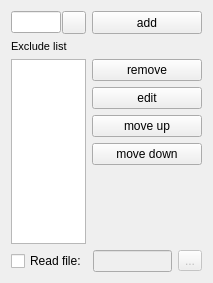
             <widget class="QWidget" name="exclude_user">
              <property name="geometry">
               <rect>
                <x>0</x>
                <y>0</y>
                <width>213</width>
                <height>283</height>
               </rect>
              </property>
              <attribute name="label">
               <string>User Defined</string>
              </attribute>
              <layout class="QGridLayout" name="gridLayout_6">
               <item row="0" column="0">
                <layout class="QHBoxLayout" name="horizontalLayout_4">
                 <property name="spacing">
                  <number>1</number>
                 </property>
                 <item>
                  <widget class="QLineEdit" name="lineEdit_excludeAdd">
                   <property name="font">
                    <font>
                     <weight>50</weight>
                     <bold>false</bold>
                    </font>
                   </property>
                   <property name="toolTip">
                    <string>Enter here file, folder or pattern and then press the &quot;add&quot; button to add it to the exclude list
* - matches any non-empty component (it stops at slashes)
** - matches anything, including slashes
? - matches any character except a slash
trailing dir_name/*** - matches both the directory &amp; everything in it
starting / - pattern is anchored to a particular spot in the hierarchy of the transfer (normaly this is the &quot;source&quot;)
trailing / - only directory is matched, not regular files, symlinks or devices</string>
                   </property>
                  </widget>
                 </item>
                 <item>
                  <widget class="QToolButton" name="toolButton_excludeAddPattern">
                   <property name="font">
                    <font>
                     <weight>50</weight>
                     <bold>false</bold>
                    </font>
                   </property>
                   <property name="cursor">
                    <cursorShape>PointingHandCursor</cursorShape>
                   </property>
                   <property name="toolTip">
                    <string>launch the pattern editor</string>
                   </property>
                   <property name="text">
                    <string/>
                   </property>
                   <property name="icon">
                    <iconset resource="../resources/luckybackup.qrc">
                     <normaloff>:/luckyPrefix/pattern.png</normaloff>:/luckyPrefix/pattern.png</iconset>
                   </property>
                  </widget>
                 </item>
                </layout>
               </item>
               <item row="0" column="1">
                <widget class="QPushButton" name="pushButton_excludeAdd">
                 <property name="sizePolicy">
                  <sizepolicy hsizetype="Minimum" vsizetype="Minimum">
                   <horstretch>0</horstretch>
                   <verstretch>0</verstretch>
                  </sizepolicy>
                 </property>
                 <property name="minimumSize">
                  <size>
                   <width>110</width>
                   <height>0</height>
                  </size>
                 </property>
                 <property name="maximumSize">
                  <size>
                   <width>16777215</width>
                   <height>16777215</height>
                  </size>
                 </property>
                 <property name="font">
                  <font>
                   <weight>50</weight>
                   <bold>false</bold>
                  </font>
                 </property>
                 <property name="cursor">
                  <cursorShape>PointingHandCursor</cursorShape>
                 </property>
                 <property name="toolTip">
                  <string>Add exclusion as entered in the next field</string>
                 </property>
                 <property name="text">
                  <string>add</string>
                 </property>
                 <property name="icon">
                  <iconset resource="../resources/luckybackup.qrc">
                   <normaloff>:/luckyPrefix/add.png</normaloff>:/luckyPrefix/add.png</iconset>
                 </property>
                </widget>
               </item>
               <item row="1" column="0">
                <widget class="QLabel" name="label_excludelist">
                 <property name="font">
                  <font>
                   <pointsize>8</pointsize>
                   <weight>50</weight>
                   <bold>false</bold>
                  </font>
                 </property>
                 <property name="text">
                  <string>Exclude list</string>
                 </property>
                 <property name="alignment">
                  <set>Qt::AlignLeading|Qt::AlignLeft|Qt::AlignVCenter</set>
                 </property>
                </widget>
               </item>
               <item row="2" column="0" rowspan="5">
                <widget class="QListWidget" name="listWidget_exclude">
                 <property name="sizePolicy">
                  <sizepolicy hsizetype="Expanding" vsizetype="Expanding">
                   <horstretch>0</horstretch>
                   <verstretch>0</verstretch>
                  </sizepolicy>
                 </property>
                 <property name="minimumSize">
                  <size>
                   <width>0</width>
                   <height>100</height>
                  </size>
                 </property>
                 <property name="font">
                  <font>
                   <weight>50</weight>
                   <bold>false</bold>
                  </font>
                 </property>
                 <property name="cursor" stdset="0">
                  <cursorShape>PointingHandCursor</cursorShape>
                 </property>
                 <property name="toolTip">
                  <string>Exclude list</string>
                 </property>
                </widget>
               </item>
               <item row="2" column="1">
                <widget class="QPushButton" name="pushButton_excludeRemove">
                 <property name="sizePolicy">
                  <sizepolicy hsizetype="Minimum" vsizetype="Minimum">
                   <horstretch>0</horstretch>
                   <verstretch>0</verstretch>
                  </sizepolicy>
                 </property>
                 <property name="minimumSize">
                  <size>
                   <width>110</width>
                   <height>0</height>
                  </size>
                 </property>
                 <property name="maximumSize">
                  <size>
                   <width>16777215</width>
                   <height>16777215</height>
                  </size>
                 </property>
                 <property name="font">
                  <font>
                   <weight>50</weight>
                   <bold>false</bold>
                  </font>
                 </property>
                 <property name="cursor">
                  <cursorShape>PointingHandCursor</cursorShape>
                 </property>
                 <property name="toolTip">
                  <string>Remove highlighted exclusion from list</string>
                 </property>
                 <property name="text">
                  <string>remove</string>
                 </property>
                 <property name="icon">
                  <iconset resource="../resources/luckybackup.qrc">
                   <normaloff>:/luckyPrefix/remove.png</normaloff>:/luckyPrefix/remove.png</iconset>
                 </property>
                </widget>
               </item>
               <item row="3" column="1">
                <widget class="QPushButton" name="pushButton_editExclude">
                 <property name="cursor">
                  <cursorShape>PointingHandCursor</cursorShape>
                 </property>
                 <property name="toolTip">
                  <string>Edit highlighted inclusion</string>
                 </property>
                 <property name="text">
                  <string>edit</string>
                 </property>
                 <property name="icon">
                  <iconset resource="../resources/luckybackup.qrc">
                   <normaloff>:/luckyPrefix/rename.png</normaloff>:/luckyPrefix/rename.png</iconset>
                 </property>
                </widget>
               </item>
               <item row="4" column="1">
                <widget class="QPushButton" name="pushButton_moveUpExclude">
                 <property name="cursor">
                  <cursorShape>PointingHandCursor</cursorShape>
                 </property>
                 <property name="toolTip">
                  <string>Move highlighted inclusion up</string>
                 </property>
                 <property name="text">
                  <string>move up</string>
                 </property>
                 <property name="icon">
                  <iconset resource="../resources/luckybackup.qrc">
                   <normaloff>:/luckyPrefix/up.png</normaloff>:/luckyPrefix/up.png</iconset>
                 </property>
                </widget>
               </item>
               <item row="5" column="1">
                <widget class="QPushButton" name="pushButton_moveDownExclude">
                 <property name="cursor">
                  <cursorShape>PointingHandCursor</cursorShape>
                 </property>
                 <property name="toolTip">
                  <string>Move highlighted inclusion down</string>
                 </property>
                 <property name="text">
                  <string>move down</string>
                 </property>
                 <property name="icon">
                  <iconset resource="../resources/luckybackup.qrc">
                   <normaloff>:/luckyPrefix/down.png</normaloff>:/luckyPrefix/down.png</iconset>
                 </property>
                </widget>
               </item>
               <item row="6" column="1">
                <spacer name="verticalSpacer_4">
                 <property name="orientation">
                  <enum>Qt::Vertical</enum>
                 </property>
                 <property name="sizeHint" stdset="0">
                  <size>
                   <width>20</width>
                   <height>40</height>
                  </size>
                 </property>
                </spacer>
               </item>
               <item row="7" column="0" colspan="2">
                <layout class="QHBoxLayout" name="horizontalLayout_7">
                 <item>
                  <widget class="QCheckBox" name="checkBox_excludeFile">
                   <property name="cursor">
                    <cursorShape>PointingHandCursor</cursorShape>
                   </property>
                   <property name="toolTip">
                    <string>Read exclude patterns from file</string>
                   </property>
                   <property name="text">
                    <string>Read file:</string>
                   </property>
                  </widget>
                 </item>
                 <item>
                  <widget class="QLineEdit" name="lineEdit_excludeFile">
                   <property name="enabled">
                    <bool>false</bool>
                   </property>
                   <property name="toolTip">
                    <string>filename</string>
                   </property>
                  </widget>
                 </item>
                 <item>
                  <widget class="QToolButton" name="toolButton_excludeFile">
                   <property name="enabled">
                    <bool>false</bool>
                   </property>
                   <property name="toolTip">
                    <string>browse</string>
                   </property>
                   <property name="text">
                    <string>...</string>
                   </property>
                   <property name="icon">
                    <iconset resource="../resources/luckybackup.qrc">
                     <normaloff>:/luckyPrefix/fileopen.png</normaloff>:/luckyPrefix/fileopen.png</iconset>
                   </property>
                  </widget>
                 </item>
                </layout>
               </item>
              </layout>
             </widget>
